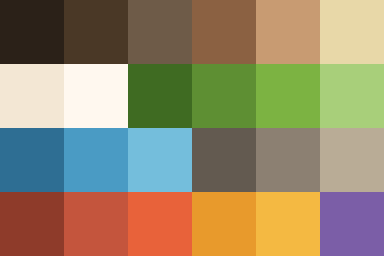

This chart was generated by the following Python code:
# -*- coding: utf-8 -*-
"""Paleta Crolanda za pixel art — 24 boje. Generira grad-paleta.png kao referencu za Gemini."""
from PIL import Image, ImageDraw

PALETA = [
    ("#2B2118", "tinta — obrub svega"),
    ("#4A3826", "tamna smeđa — sjene, drvo"),
    ("#6E5B48", "smeđa — greda, deblo"),
    ("#8B6142", "srednja smeđa — daske, zemlja"),
    ("#C89B72", "svijetla smeđa — pijesak staze, zid"),
    ("#E8D8A8", "pijesak, žbuka"),
    ("#F3E7D4", "papir — svijetla podloga"),
    ("#FFF8EF", "najsvjetlije — odsjaj, bijelo"),
    ("#3F6B22", "najtamnija zelena — sjena krošnje"),
    ("#5E8F33", "tamna zelena — krošnja"),
    ("#7CB342", "zelena — trava"),
    ("#A8CF7A", "svijetla zelena — osvijetljena trava"),
    ("#2E6E93", "tamno more"),
    ("#4A9BC4", "more"),
    ("#74BEDC", "plitko more, nebo"),
    ("#635A50", "tamni kamen"),
    ("#8C8072", "kamen"),
    ("#B9AC96", "svijetli kamen, kaldrma"),
    ("#8E3B2A", "tamna cigla"),
    ("#C4553D", "cigla, crijep"),
    ("#E8623A", "narančasta — naglasak"),
    ("#E89A2C", "tamno žuta"),
    ("#F4B942", "žuta — Croland naglasak"),
    ("#7B5EA7", "ljubičasta — rijedak naglasak"),
]

def napravi(putanja="grad-paleta.png", kocka=64):
    stup = 6
    red = (len(PALETA) + stup - 1) // stup
    im = Image.new("RGB", (stup * kocka, red * kocka), "#FFF8EF")
    d = ImageDraw.Draw(im)
    for i, (hx, _) in enumerate(PALETA):
        x, y = (i % stup) * kocka, (i // stup) * kocka
        d.rectangle([x, y, x + kocka - 1, y + kocka - 1], fill=hx)
    im.save(putanja)
    return putanja

if __name__ == "__main__":
    print(napravi())
    print("\n".join("%s  %s" % p for p in PALETA))
